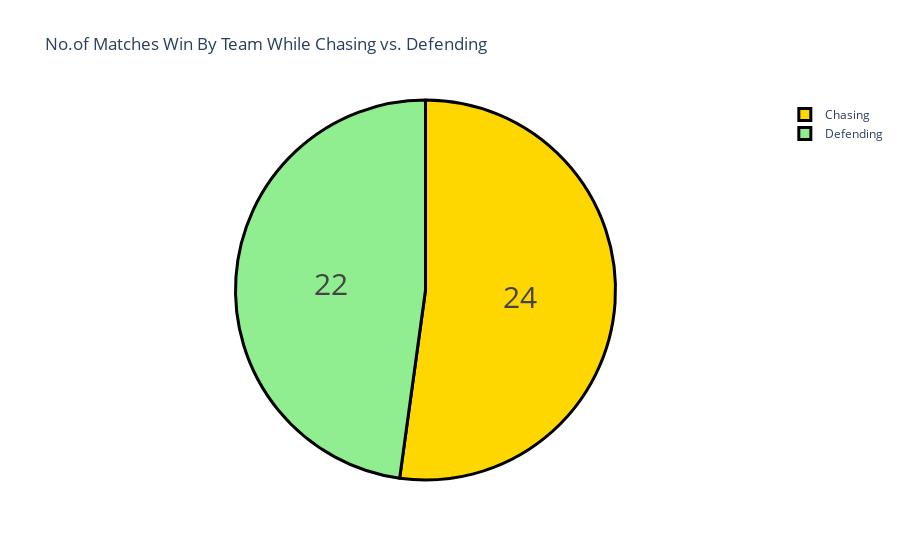

Notebook source saved alongside this figure:
### Code cell
data["won"] = data["won_by"].map({'Wickets':'Chasing',
                                  'Runs' :'Defending'})
won_by = data["won"].value_counts()
label = won_by.index
counts = won_by.values   
colors = ["gold","lightgreen"]

fig = go.Figure(data=[go.Pie(labels=label, values=counts)])
fig.update_layout(title_text="No.of Matches Win By Team While Chasing vs. Defending")
fig.update_traces(hoverinfo='label+percent', textinfo="value", textfont_size=30,marker = dict(colors=colors,
                                                                                              line = dict(color="black",width=3)))
fig.show()

### Figure 1 — Plotly figure (JSON) as saved in the notebook; plotly's stock layout.template omitted (floating-point values rounded to 4 significant figures)
{"data": [{"hoverinfo": "label+percent", "labels": ["Chasing", "Defending"], "marker": {"colors": ["gold", "lightgreen"], "line": {"color": "black", "width": 3}}, "textfont": {"size": 30}, "textinfo": "value", "type": "pie", "values": [24, 22]}], "layout": {"autosize": true, "title": {"text": "No.of Matches Win By Team While Chasing vs. Defending"}}}
